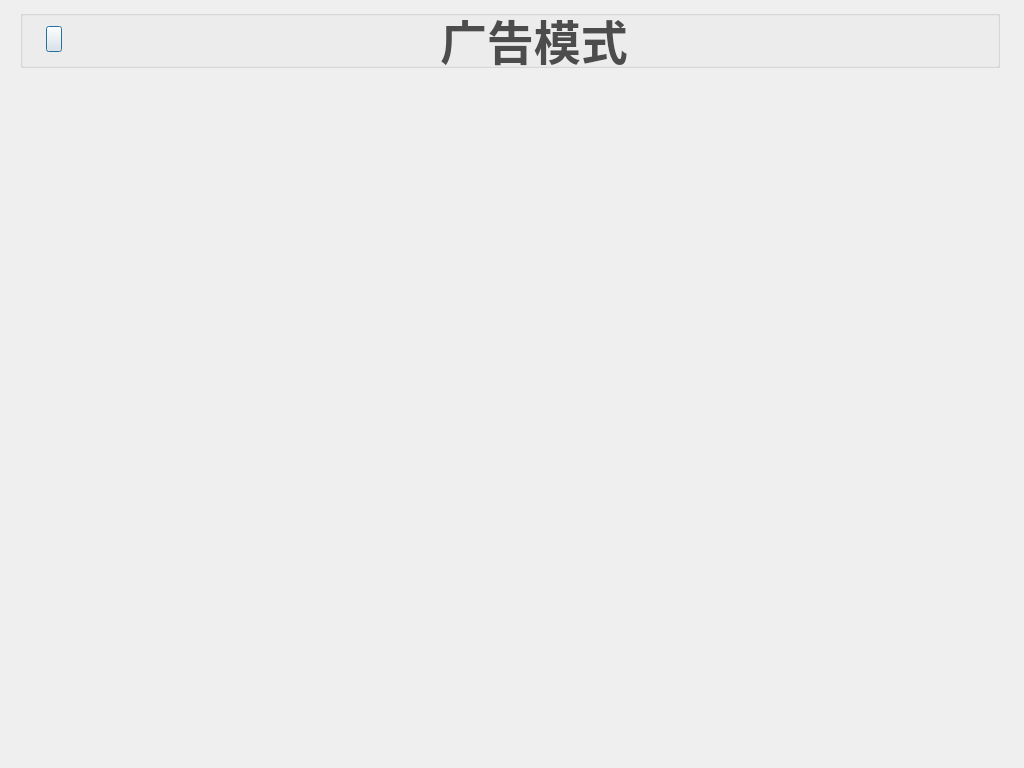
<?xml version="1.0" encoding="UTF-8"?>
<ui version="4.0">
 <class>AdModeW</class>
 <widget class="QDialog" name="AdModeW">
  <property name="geometry">
   <rect>
    <x>0</x>
    <y>0</y>
    <width>1024</width>
    <height>768</height>
   </rect>
  </property>
  <property name="windowTitle">
   <string>Dialog</string>
  </property>
  <property name="styleSheet">
   <string notr="true">#AdModeD
{
border-image: url(:/new/prefix1/image/changepasswordimag/back_board.png);
}</string>
  </property>
  <widget class="QGroupBox" name="titleGroupBox">
   <property name="geometry">
    <rect>
     <x>20</x>
     <y>10</y>
     <width>980</width>
     <height>58</height>
    </rect>
   </property>
   <property name="styleSheet">
    <string notr="true">#titleGroupBox
{
border-image: url(:/new/prefix1/image/changepasswordimag/back_board1.png);
}</string>
   </property>
   <property name="title">
    <string/>
   </property>
   <property name="flat">
    <bool>false</bool>
   </property>
   <widget class="QPushButton" name="returnMoreButton">
    <property name="geometry">
     <rect>
      <x>26</x>
      <y>16</y>
      <width>16</width>
      <height>26</height>
     </rect>
    </property>
    <property name="styleSheet">
     <string notr="true">border-image: url(:/new/prefix1/image/cleanimag/return.png);</string>
    </property>
    <property name="text">
     <string/>
    </property>
   </widget>
   <widget class="QLabel" name="label">
    <property name="geometry">
     <rect>
      <x>420</x>
      <y>0</y>
      <width>191</width>
      <height>58</height>
     </rect>
    </property>
    <property name="font">
     <font>
      <family>宋体</family>
      <pointsize>35</pointsize>
      <weight>75</weight>
      <bold>true</bold>
     </font>
    </property>
    <property name="styleSheet">
     <string notr="true">color: rgb(76, 76, 76);</string>
    </property>
    <property name="frameShape">
     <enum>QFrame::NoFrame</enum>
    </property>
    <property name="frameShadow">
     <enum>QFrame::Plain</enum>
    </property>
    <property name="lineWidth">
     <number>0</number>
    </property>
    <property name="text">
     <string>广告模式</string>
    </property>
   </widget>
  </widget>
 </widget>
 <resources/>
 <connections/>
</ui>
